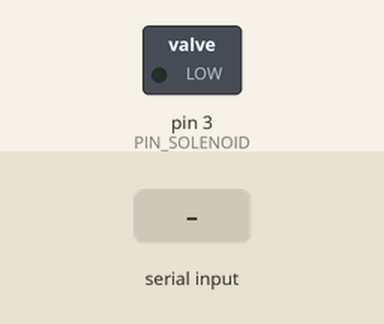
Recording of a sketch running on a simulated Arduino Uno, built with avr-gcc and run on an emulated ATmega328P. Shown: switched loads named in the sketch (green lamp = pin HIGH). The inputs (shaded band) are chosen by the test bench. What the sketch prints to the serial monitor is not drawn.

Above: at 1.2 s.
1.3 s: "a" received over Serial
At 1.38 s:
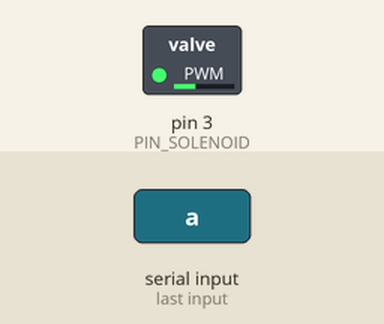
4.3 s: "s" received over Serial
At 4.8 s:
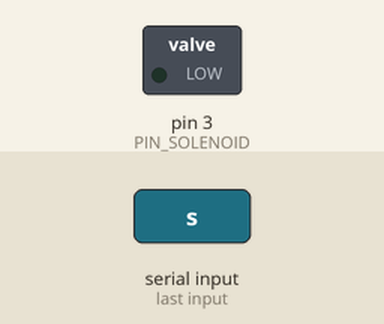
Timing chart, 0 to 7.3 s (numbered marks = the images above; inputs shaded):
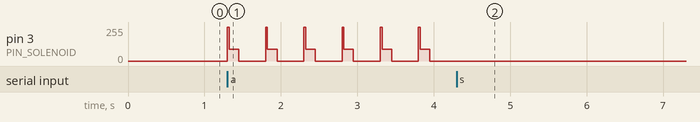

The sketch:

phase0_single_solenoid.ino
```cpp
/*
 * Phase 0 —— 单电磁铁 peak-and-hold 测试
 * ---------------------------------------------------------------
 * 目标：让一个电磁铁稳定敲响一个琴键，并且长时间工作不发烫。
 *
 * 【接线】
 *   Arduino D3 --[220Ω]--> MOSFET 栅极 G （栅极再用 10kΩ 下拉到 GND）
 *   MOSFET 漏极 D --> 电磁铁负极
 *   MOSFET 源极 S --> GND（必须与 12V 电源的 GND 连在一起！）
 *   12V+ --> 电磁铁正极
 *   电磁铁两端反并联 1N4007/1N5819，白环（阴极）朝 12V+ 那一端
 *   12V 电源两端并联 1000µF 电解电容
 *
 * 【核心概念：peak-and-hold（先冲后保）】
 *   电磁铁需要"大电流"才能快速吸合，但吸合之后只需要很小的电流就能保持。
 *   如果全程 100% 通电：
 *     - 线圈持续发热，几十秒就能到 80°C，会烧线圈、烤软 PLA 打印件
 *   所以分两个阶段：
 *     PEAK：100% 全功率，持续 PEAK_MS 毫秒 —— 负责"击打"
 *     HOLD：PWM 降到 HOLD_DUTY/255，直到松开 —— 只负责"按住"
 *   这是本项目最重要的一个技巧。
 *
 * 【为什么用 millis() 而不是 delay()】
 *   delay() 会卡住整个程序。Phase 1 要 8 个键各自独立计时，
 *   用 delay() 必然失败。所以从第一行代码起就用非阻塞状态机。
 */

const uint8_t  PIN_SOLENOID = 3;    // 必须是支持 PWM 的引脚（UNO: 3,5,6,9,10,11）

const uint16_t PEAK_MS    = 25;     // 全功率击打时长(ms)。太短敲不响，太长发热且没意义
const uint8_t  HOLD_DUTY  = 90;     // 保持阶段 PWM 占空比 0~255（90 ≈ 35%）
const uint16_t NOTE_MS    = 150;    // 这个音符总共按住多久
const uint16_t GAP_MS     = 350;    // 两次敲击之间的间隔

// ---- 一个键的状态机 ----
enum KeyState { IDLE, PEAK, HOLD };

KeyState state      = IDLE;
uint32_t stateStart = 0;   // 进入当前状态的时刻
uint32_t noteStart  = 0;   // 这个音符按下的时刻

void setup() {
  pinMode(PIN_SOLENOID, OUTPUT);
  digitalWrite(PIN_SOLENOID, LOW);   // 上电第一件事：确保是关的
  Serial.begin(115200);
  Serial.println(F("Phase0: 输入 'p' 敲一次；'a' 自动循环；'s' 停止"));
}

// 按下：进入 PEAK 阶段
void noteOn() {
  analogWrite(PIN_SOLENOID, 255);    // 全功率
  state      = PEAK;
  stateStart = millis();
  noteStart  = millis();
}

// 松开：彻底断电
void noteOff() {
  digitalWrite(PIN_SOLENOID, LOW);
  state = IDLE;
}

// 每次 loop 都调用，负责状态推进（非阻塞）
void updateKey() {
  uint32_t now = millis();

  switch (state) {
    case IDLE:
      break;

    case PEAK:
      if (now - stateStart >= PEAK_MS) {
        analogWrite(PIN_SOLENOID, HOLD_DUTY);   // 降到保持电流
        state      = HOLD;
        stateStart = now;
      }
      break;

    case HOLD:
      if (now - noteStart >= NOTE_MS) {         // 到时间了就松开
        noteOff();
      }
      break;
  }
}

bool autoMode = false;
uint32_t lastTrigger = 0;

void loop() {
  // --- 串口命令 ---
  if (Serial.available()) {
    char c = Serial.read();
    if (c == 'p' && state == IDLE) { noteOn(); }
    if (c == 'a') { autoMode = true;  Serial.println(F("自动模式")); }
    if (c == 's') { autoMode = false; noteOff(); Serial.println(F("停止")); }
  }

  // --- 自动循环敲击，用来做发热测试 ---
  if (autoMode && state == IDLE && millis() - lastTrigger >= (uint32_t)(NOTE_MS + GAP_MS)) {
    lastTrigger = millis();
    noteOn();
  }

  updateKey();   // 状态机推进，永远不要在这里加 delay()
}

/*
 * 【调试指引】
 * 敲不响？
 *   1) 电磁铁离琴键太远 —— 行程不够，把它压低，让铁芯静止时几乎贴着键
 *   2) PEAK_MS 太短 —— 试着加到 40
 *   3) 推力不足 —— 换更大推力型号，或在铁芯上加一点配重增大冲击动能
 *   4) 框架太软 —— 反作用力把支架顶起来了，用铝型材加固
 * 发烫？
 *   1) HOLD_DUTY 调低到 60 甚至 45（能保持住就行）
 *   2) 检查 analogWrite 用的引脚是不是 PWM 引脚（不是的话它只会输出高/低电平）
 * Arduino 一敲就重启？
 *   1) 电源功率不够 / 没并 1000µF 电容
 *   2) GND 线太细，换粗线
 * 有"咔咔"电流噪声？
 *   PWM 频率落在音频范围内。Phase 3 用 STM32 硬件定时器可以把频率提到 20kHz 以上。
 */
```

Measured:
- after the input at 1.3 s, pin 3 (PIN_SOLENOID): 0/255 → 255/255 at once, then repeats every 0.50 s: 90/255 0.13 s, 0/255 0.35 s, 255/255 0.03 s
- after the input at 4.3 s, pin 3 (PIN_SOLENOID): stops changing and stays 0/255
